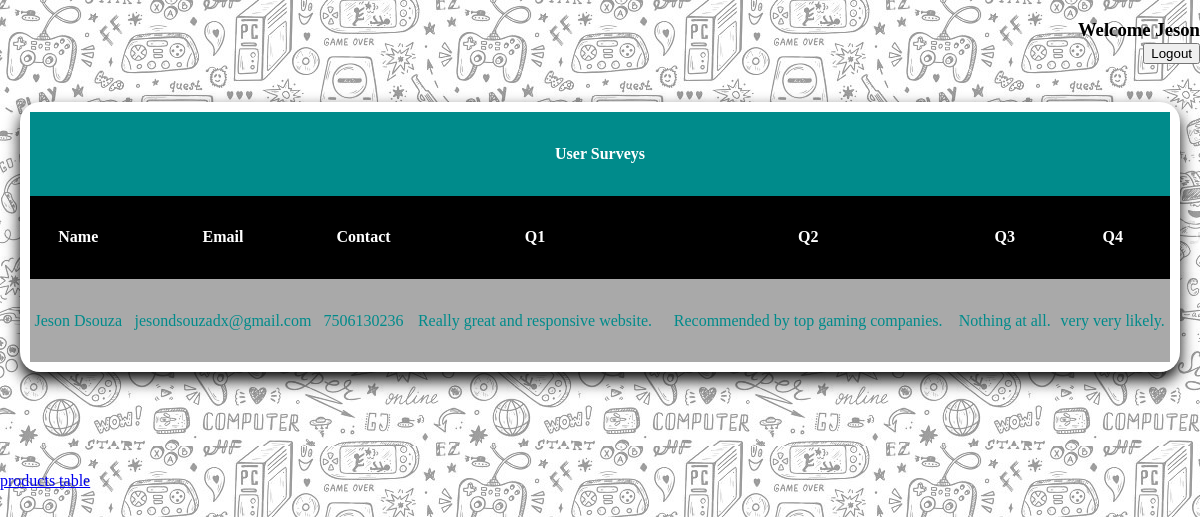
/admin.php?login=success (signed in), run on the app's committed database.
### tables this page shows
CREATE TABLE `survey` (
  `name` varchar(30) DEFAULT NULL,
  `email` varchar(50) DEFAULT NULL,
  `phone` varchar(10) DEFAULT NULL,
  `Q1` varchar(500) DEFAULT NULL,
  `Q2` varchar(500) DEFAULT NULL,
  `Q3` varchar(500) DEFAULT NULL,
  `Q4` varchar(500) DEFAULT NULL
);

### admin.php (the view, shortened to what this page needs)
<!DOCTYPE html>
<html>
<head>
</head>
<link rel="stylesheet" href="1.css">
<body background="gamer3.jpg">
	<?php
	if (isset($_SESSION['ad_name'])) {
		echo "<h3 align=right>";
		echo "Welcome ".$_SESSION['ad_name'];
		echo "<br>";
		echo'<form action="logout.php" method="POST"><button  name="logout">Logout</button> </form>';
		echo "</h3>";
		echo "<div class=survey_container>";
		echo "<div class=survey>";
				$data=mysql_query("Select * from survey") or die(mysql_error());
				echo "<div class=survey_table>";
				print"<table> ";
				print"<tr><th colspan=7 bgcolor=darkcyan>User Surveys</th></tr>";
				print"<tr>";
				print"<th bgcolor=black>Name</th>";
				print"<th bgcolor=black>Email</th>";
				print"<th bgcolor=black>Contact</th>";
				print"<th bgcolor=black>Q1</th>";
				print"<th bgcolor=black>Q2</th>";
				print"<th bgcolor=black>Q3</th>";
				print"<th bgcolor=black>Q4</th>";
				while($info=mysql_fetch_array($data))
				{
				print"<tr bgcolor=yellow>";
				print"<td>".$info['name']."</td>";
				print"<td>".$info['email']."</td>";
				print"<td>".$info['phone']."</td>";
				print"<td>".$info['Q1']."</td>";
				print"<td>".$info['Q2']."</td>";
				print"<td>".$info['Q3']."</td>";
				print"<td>".$info['Q4']."</td>";
				print "</tr>";
				}
				print"</table>";
				echo "</div>";
				echo "</div>";
				echo "</div>";
				echo '<a href="admin_products.php">products table</a>';
	}
?>
</body>
</html>

### 1.css (style rules this page uses)
html,body { padding: 0; margin: 0; }

### admin.php (style rules this page uses)
.survey_container { padding:20px; padding-bottom: 100px; }
.survey { padding: 10px; background-color:white; box-shadow: 0px 8px 16px 0px rgba(1,1,1,1); border-radius: 20px; }
.survey_table table { height: 250px; width: 100%; padding: 0px; border-spacing: 0px; font-family: timesnewroman; border-radius: 20px; }
.survey_table table th { color: white; }
.survey_table table td { text-align: center; color: darkcyan; }
.survey_table tr:nth-child(even) { background-color: lightgrey; }
.survey_table tr:nth-child(odd) { background-color: darkgrey; }

### data on the page
survey: name "Jeson Dsouza", email "jesondsouzadx@gmail.com", phone "7506130236", Q1 "Really great and responsive website.", Q2 "Recommended by top gaming companies.", Q3 "Nothing at all.", Q4 "very very likely."

### other printed values
$_SESSION['ad_name'] "Jeson"
